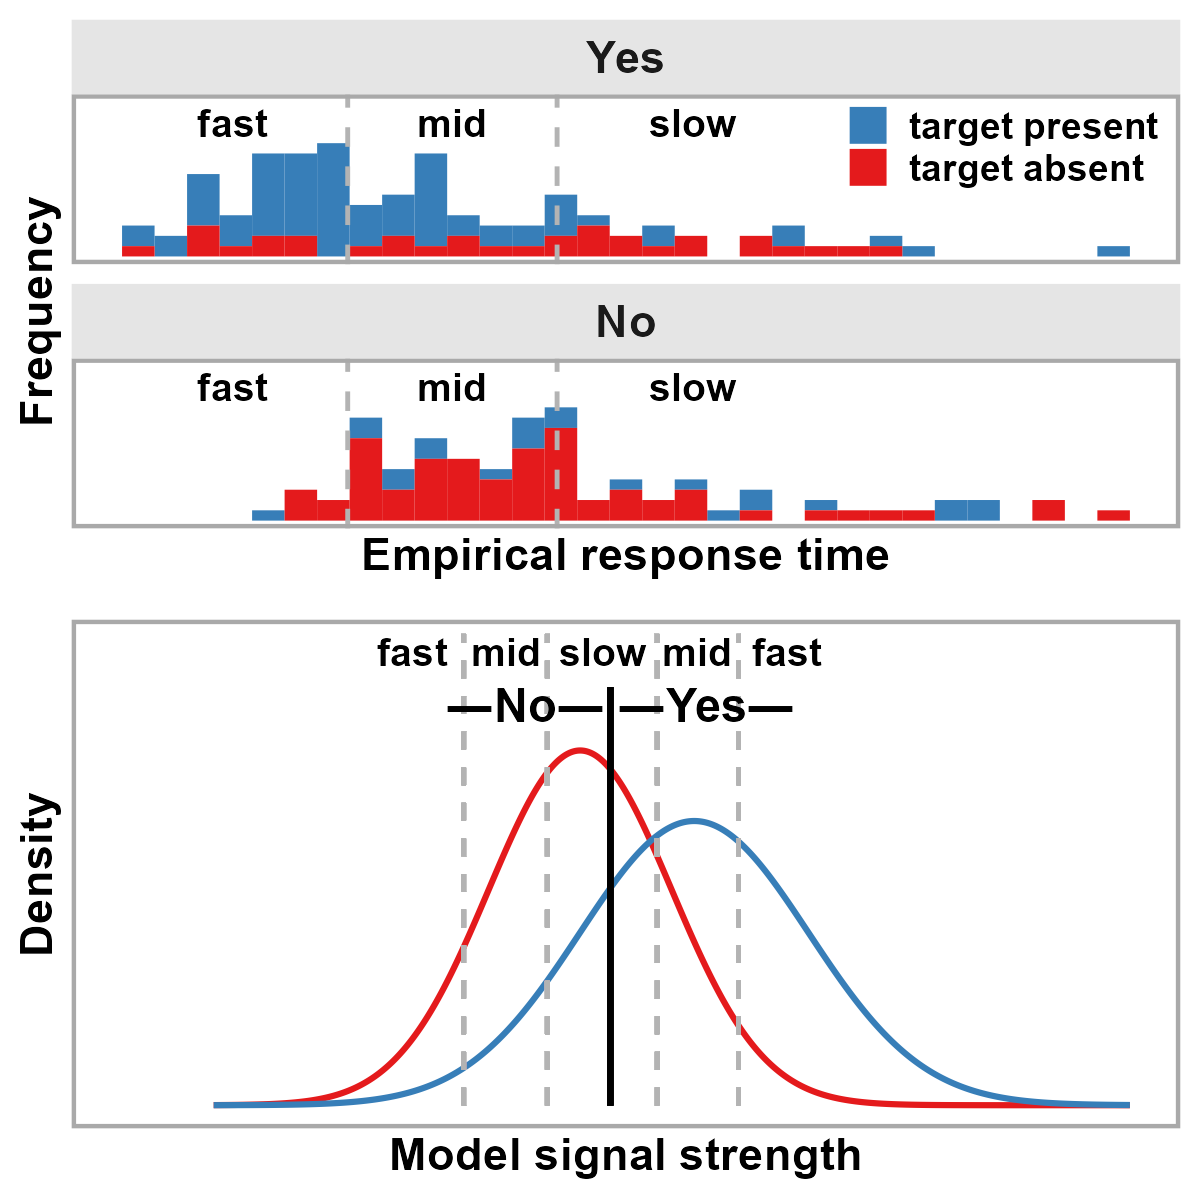

Generate this figure with R:
library(tidyverse)
library(data.table)
library(grid)
library(cowplot)
library(sjPlot)
library(cowplot)
library(patchwork)
source("uvsdt.R")

#'#
df <- fread("data_Mazor_2020.csv", header = T) # sub 46, ava 39
df <- subset(df, df$Condition == "Detection") # 200 trials / sub

i = 1
d <- subset(df, df$Subj_idx == i)
d$RT_bin <- ntile(d$RT_dec, 3)

nr_s1 <- c(sum(d$Stimulus == "0" & d$Response == "1" & d$RT_bin == 1, na.rm = TRUE),
           sum(d$Stimulus == "0" & d$Response == "1" & d$RT_bin == 2, na.rm = TRUE),
           sum(d$Stimulus == "0" & d$Response == "1" & d$RT_bin == 3, na.rm = TRUE),
           sum(d$Stimulus == "0" & d$Response == "0" & d$RT_bin == 3, na.rm = TRUE),
           sum(d$Stimulus == "0" & d$Response == "0" & d$RT_bin == 2, na.rm = TRUE),
           sum(d$Stimulus == "0" & d$Response == "0" & d$RT_bin == 1, na.rm = TRUE))

nr_s2 <- c(sum(d$Stimulus == "1" & d$Response == "1" & d$RT_bin == 1, na.rm = TRUE),
           sum(d$Stimulus == "1" & d$Response == "1" & d$RT_bin == 2, na.rm = TRUE),
           sum(d$Stimulus == "1" & d$Response == "1" & d$RT_bin == 3, na.rm = TRUE),
           sum(d$Stimulus == "1" & d$Response == "0" & d$RT_bin == 3, na.rm = TRUE),
           sum(d$Stimulus == "1" & d$Response == "0" & d$RT_bin == 2, na.rm = TRUE),
           sum(d$Stimulus == "1" & d$Response == "0" & d$RT_bin == 1, na.rm = TRUE))

uvsdt <- fit_uvsdt_mle(nr_s1, nr_s2, add_constant = TRUE)
uvsdt
roc <- cbind(c(0, cumsum(nr_s1) / sum(nr_s1)), c(0, cumsum(nr_s2) / sum(nr_s2)))
roc 


#'#
d <- na.omit(d)
d <- mutate(d, 
            Stimulus = ifelse(Stimulus == 0, "absent", "present"),
            Response = ifelse(Response == 0, "No", "Yes"))
d$Stimulus <- factor(d$Stimulus, levels = c("present", "absent"))
d$Response <- factor(d$Response, levels = c("Yes", "No"))

#'#
cuts <- c(0.79, 0.99)
labels_1 <- c("fast", "mid", "slow") 
x_pos_1 <- c(0.68, 0.89, 1.12)

color_1 <- "#E41A1C"
color_2 <- "#377EB8"

ggplot(d) +
  geom_histogram(
    aes(x = RT_dec, fill = Stimulus),
    binwidth = diff(range(d$RT_dec)) / 30,
    alpha = 1
  ) +
  facet_wrap(. ~ Response, nrow = 2) +
  geom_vline(xintercept = cuts, linetype = "dashed", color = "gray70", size = 0.55) +
  annotate("text", fontface = "bold", x = 0.68, y = 13, label = "fast") + 
  annotate("text", fontface = "bold", x = 0.89, y = 13, label = "mid") +
  annotate("text", fontface = "bold", x = 1.12, y = 13, label = "slow") + 
  scale_fill_manual(
    values = c(color_2, color_1),
    labels = c("target present", "target absent"),
    name = NULL,
    guide = guide_legend(
      keywidth = unit(0.7, "lines"),
      keyheight = unit(0.7, "lines"))) +
  theme_minimal(base_size = 9.5) +
  xlab("Empirical response time") +
  ylab("Frequency") +
  theme(
    axis.text.x  = element_blank(),
    axis.text.y  = element_blank(),
    axis.ticks.x = element_blank(),
    axis.ticks.y = element_blank(),
    panel.grid = element_blank(),
    axis.title = element_text(color = "black", size = 11, face = "bold"),
    legend.text = element_text(size = 9, face = "bold"),
    legend.position = c(0.84, 0.88),
    strip.text = element_text(size = 11, face = "bold")) + 
  theme(
    panel.border = element_rect(color = "darkgrey", fill = NA, size = 1),
    strip.text = element_text(size = 11, face = "bold"),
    strip.background = element_rect(fill = "grey90", color = NA)
  ) +
  ylim(0, 15) -> g1
g1

#'#
nr_s1 <- c(10,  7, 16, 27, 29, 10)
nr_s2 <- c(43, 21, 10, 12,  8,  3)
sum(nr_s1)
sum(nr_s2)

uvsdt_conf <- fit_uvsdt_mle(nr_s1, nr_s2, add_constant = F)
uvsdt_conf
zh <- qnorm(sum(nr_s2[1:(length(nr_s2)/2)]) / sum(nr_s2))
zf <- qnorm(sum(nr_s1[1:(length(nr_s1)/2)]) / sum(nr_s1))
dp <- zh - zf
dp

#'# sdt model
mu <-    as.numeric(uvsdt_conf[1]) 
sigma <- as.numeric(uvsdt_conf[2])

x_vals <- seq(-4, 6, length.out = 1000)
df <- tibble(
  x = x_vals,
  density_1 = dnorm(x_vals, mean = 0, sd = 1),
  density_2 = dnorm(x_vals, mean = mu, sd = sigma)
) %>%
  pivot_longer(cols = starts_with("density"),
               names_to = "distribution", values_to = "density")

x_vals <- seq(-4, 6, length.out = 1000)
df <- tibble(
  x = x_vals,
  density_1 = dnorm(x_vals, mean = 0, sd = 1),
  density_2 = dnorm(x_vals, mean = mu, sd = sigma)
) %>%
  pivot_longer(cols = starts_with("density"),
               names_to = "distribution", values_to = "density")

y1_peak <- dnorm(0, mean = 0, sd = 1)
y2_peak <- dnorm(mu, mean = mu, sd = sigma)

labels_2 <- c("fast", "mid", "slow", "mid", "fast") 
x_pos_2 <- c(-1.83, -0.81, 0.25, 1.28, 2.26)

labels_3 <- c("―No―", "―Yes―") 
x_pos_3 <- c(-0.60, 1.38)

ggplot(df, aes(x = x, y = density, color = distribution)) +
  geom_line(size = 0.7, alpha = 1) +
  geom_segment(x =  0.33, xend =  0.33, y = 0, yend = 0.47, linetype = "solid",  color = "black",  size = 0.6) +
  geom_segment(x = -1.27, xend = -1.27, y = 0, yend = 0.53, linetype = "dashed", color = "grey70", size = 0.5) +
  geom_segment(x = -0.36, xend = -0.36, y = 0, yend = 0.53, linetype = "dashed", color = "grey70", size = 0.5) +
  geom_segment(x =  0.84, xend =  0.84, y = 0, yend = 0.53, linetype = "dashed", color = "grey70", size = 0.5) +
  geom_segment(x =  1.73, xend =  1.73, y = 0, yend = 0.53, linetype = "dashed", color = "grey70", size = 0.5) +
  annotate(
    "text",
    fontface = "bold",
    x = x_pos_2,
    y = 0.51,
    label = labels_2) +
  annotate(
    "text",
    fontface = "bold",
    x = x_pos_3,
    y = 0.45,
    size = 4,
    label = labels_3) +
  scale_color_manual(values = c("density_1" = color_1, "density_2" = color_2)) +
  scale_x_continuous(breaks = seq(-4, 6, by = 2), limits = c(-5, 6)) +
  scale_y_continuous(limits = c(0, 0.52)) +
  labs(x = "Model signal strength", y = "Density") +
  theme_minimal(base_size = 9.5) +
  theme(
    legend.position = "none",
    axis.text.x  = element_blank(),
    axis.text.y  = element_blank(),
    axis.ticks.x = element_blank(),
    axis.ticks.y = element_blank(),
    panel.grid = element_blank(),
    panel.border = element_rect(color = "darkgrey", fill = NA, size = 1),
    axis.title = element_text(color = "black", size = 11, face = "bold")) -> g2
g2

g <- cowplot::plot_grid(g1, g2, nrow = 2)
ggsave("graphical_abstract.png", g, width = 4, height = 4,    units = "in", dpi = 300)
